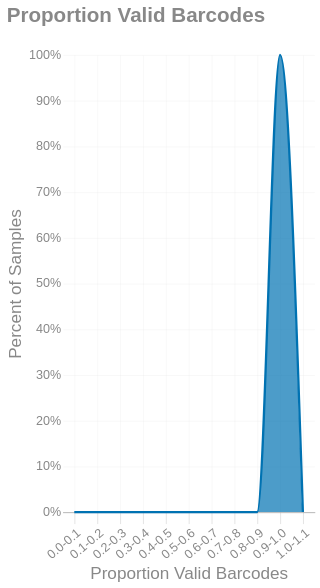

The notebook cell this image was saved under:
### Markdown cell above
### Valid barcodes
This is a distribution of what percent of total alignments each sample had valid barcodes[^3]:

[^3]:
    Valid barcodes with respect to the conventions of a given linked-read chemistry:
    
    **haplotagging**: `AxxCxxBxxDxx` where `xx` is not `00`
    
    **stLFR**: `X_Y_Z` where `X`, `Y`, or `Z` is not `0`
    
    **TELLseq**: there is no `N` nucleotide

### Code cell
_hist = binned_histogram_polars(aggregate_df['Valid'], 0.1, True, 1)
with SafeRender(_hist):
    (
        alt.Chart(_hist)
        .mark_area(interpolate = "monotone")
        .transform_filter(alt.datum.bin <= 1)
        .encode(
            x=alt.X('interval:O').axis(title='Proportion Valid Barcodes', labelAngle=-40),
            y=alt.Y('proportion:Q', title='Percent of Samples').axis(format = '%').scale(domain=[0,1]),
            tooltip = [
                alt.Tooltip('interval', title = "Proportion Valid Barcodes", bin = "binned"),
                alt.Tooltip('proportion', title = "Percent of Samples").format('.1%')
            ]
        )
        .properties(
                title=alt.Title('Proportion Valid Barcodes'),
            usermeta={'embedOptions': {'downloadFileName': f'alignments.percent.valid'}}
        )
    ).display()

### Figure 1 — Vega-Lite specification as saved in the notebook (floating-point values rounded to 4 significant figures)
{"width": "container", "height": 400, "config": {"title": {"anchor": "start", "dy": -15, "fontSize": 18, "color": "#888888", "subtitleColor": "#888888", "subtitleFontSize": 14}, "arc": {"fill": "#0072B2"}, "axis": {"domainColor": "#888888", "domainWidth": 0.5, "gridWidth": 0.2, "grid": false, "titleFontWeight": 400, "titleFontSize": 15, "labelFontSize": 11, "labelColor": "#888888", "tickColor": "#888888", "tickWidth": 0.2, "titleColor": "#888888"}, "axisBand": {"grid": false}, "axisX": {"grid": true, "tickSize": 10, "domainCap": "round"}, "axisY": {"domain": false, "grid": true, "tickSize": 0, "domainCap": "round"}, "background": "transparent", "header": {"labelFontSize": 15, "labelColor": "#888888", "titleFontSize": 15, "titleFontWeight": 600, "titleColor": "#888888"}, "legend": {"labelFont": "sans-serif", "labelFontSize": 12, "labelColor": "#888888", "symbolSize": 100, "symbolType": "circle", "titleFontSize": 12, "titlePadding": 10, "titleColor": "#888888", "title": null}, "range": {"category": ["#E69F00", "#56B4E9", "#009E73", "#F0E442", "#0072B2", "#D55E00", "#CC79A7", "#000000"], "diverging": ["#cfe8f3", "#a2d4ec", "#73bfe2", "#46abdb", "#1696d2", "#12719e"]}, "area": {"fill": "#0072B2", "fillOpacity": 0.7, "line": true, "strokeOpacity": 0.7}, "line": {"color": "#0072B2", "stroke": "#0072B2", "strokeWidth": 2}, "trail": {"color": "#0072B2", "stroke": "#0072B2", "strokeWidth": 0, "size": 1}, "point": {"filled": true}, "text": {"color": "#888888", "fontSize": 11, "align": "right", "fontWeight": 400, "size": 11}, "bar": {"fill": "#0072B2", "stroke": null}, "view": {"stroke": null, "continuousWidth": 660, "continuousHeight": 400}}, "data": {"name": "data-84e81b717f89e57cf1f8e434cb6aed97"}, "mark": {"type": "area", "interpolate": "monotone"}, "encoding": {"tooltip": [{"bin": "binned", "field": "interval", "title": "Proportion Valid Barcodes", "type": "nominal"}, {"field": "proportion", "format": ".1%", "title": "Percent of Samples", "type": "quantitative"}], "x": {"axis": {"title": "Proportion Valid Barcodes", "labelAngle": -40}, "field": "interval", "type": "ordinal"}, "y": {"axis": {"format": "%"}, "field": "proportion", "scale": {"domain": [0, 1]}, "title": "Percent of Samples", "type": "quantitative"}}, "title": {"text": "Proportion Valid Barcodes"}, "transform": [{"filter": "(datum.bin <= 1)"}], "usermeta": {"embedOptions": {"downloadFileName": "alignments.percent.valid"}}, "$schema": "https://vega.github.io/schema/vega-lite/v6.4.1.json", "datasets": {"data-84e81b717f89e57cf1f8e434cb6aed97": [{"bin": "0.0", "interval": "0.0-0.1", "proportion": 0.0}, {"bin": "0.1", "interval": "0.1-0.2", "proportion": 0.0}, {"bin": "0.2", "interval": "0.2-0.3", "proportion": 0.0}, {"bin": "0.3", "interval": "0.3-0.4", "proportion": 0.0}, {"bin": "0.4", "interval": "0.4-0.5", "proportion": 0.0}, {"bin": "0.5", "interval": "0.5-0.6", "proportion": 0.0}, {"bin": "0.6", "interval": "0.6-0.7", "proportion": 0.0}, {"bin": "0.7", "interval": "0.7-0.8", "proportion": 0.0}, {"bin": "0.8", "interval": "0.8-0.9", "proportion": 0.0}, {"bin": "0.9", "interval": "0.9-1.0", "proportion": 1.0}, {"bin": "1.0", "interval": "1.0-1.1", "proportion": 0.0}, {"bin": "1.1", "interval": "1.1-1.2", "proportion": 0.0}]}}
